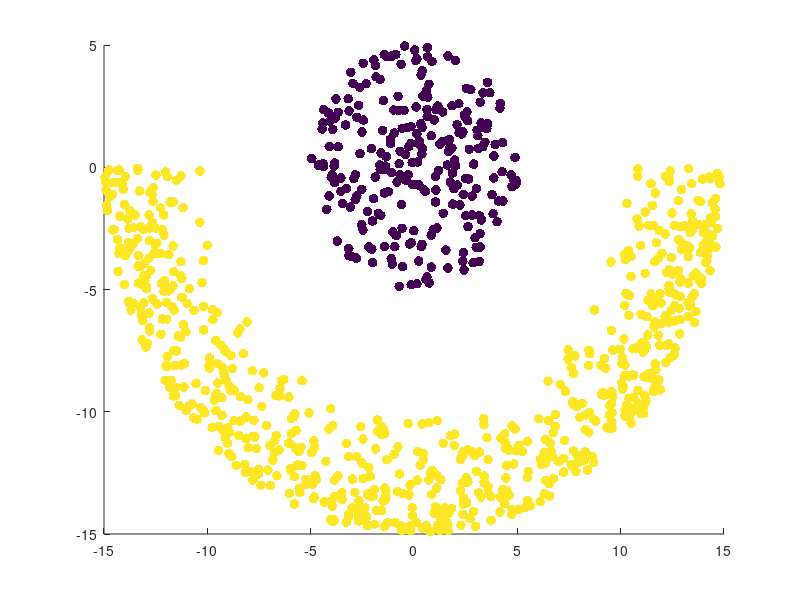

Write the MATLAB code that produced this figure.
function data = crescentfullmoon(N, r1, r2, r3)

if nargin < 1
    N = 1000;
end
if mod(N,4) ~= 0
    N = round(N/4) * 4;
end
if nargin < 2
    r1 = 5;
end
if nargin < 3
    r2 = 10;
end
if nargin < 4
    r3 = 15;
end

N1 = N/4;
N2 = N-N1;

phi1 = rand(N1,1) * 2 * pi;
R1 = sqrt(rand(N1, 1));
moon = [cos(phi1) .* R1 * r1 sin(phi1) .* R1 * r1 zeros(N1,1)];

d = r3 - r2;
phi2 = pi + rand(N2,1) * pi;
R2 = sqrt(rand(N2,1));
crescent = [cos(phi2) .* (r2 + R2 * d) sin(phi2) .* (r2 + R2 * d) ones(N2,1)];

data = [moon; crescent];
   scatter(data(:,1), data(:,2), 50, data(:,3),'filled'); 